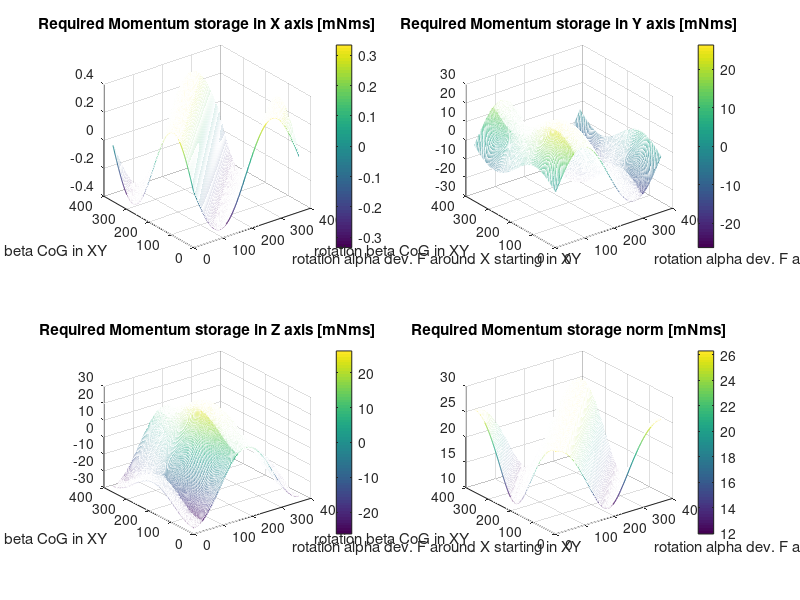
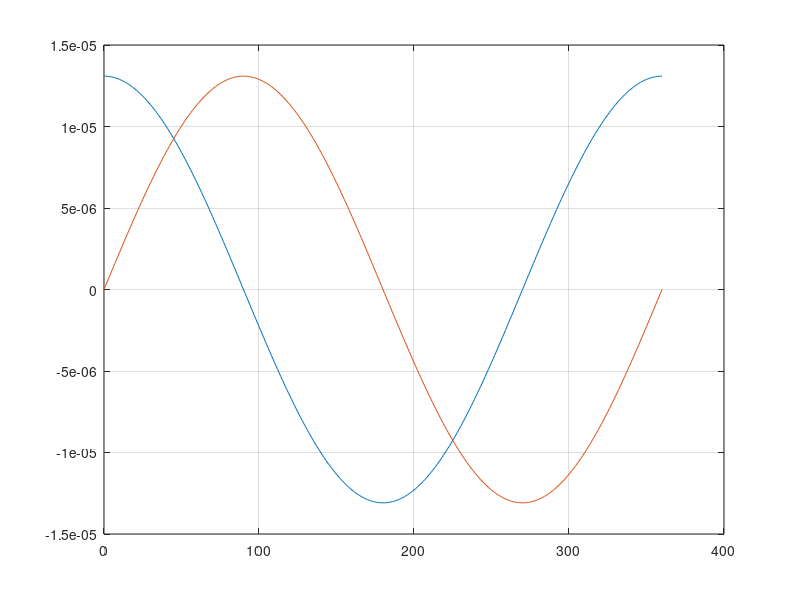
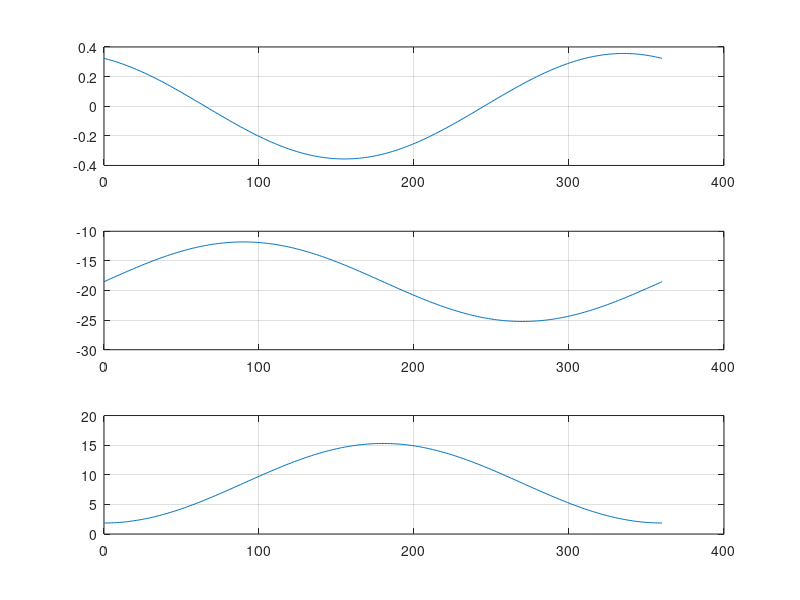
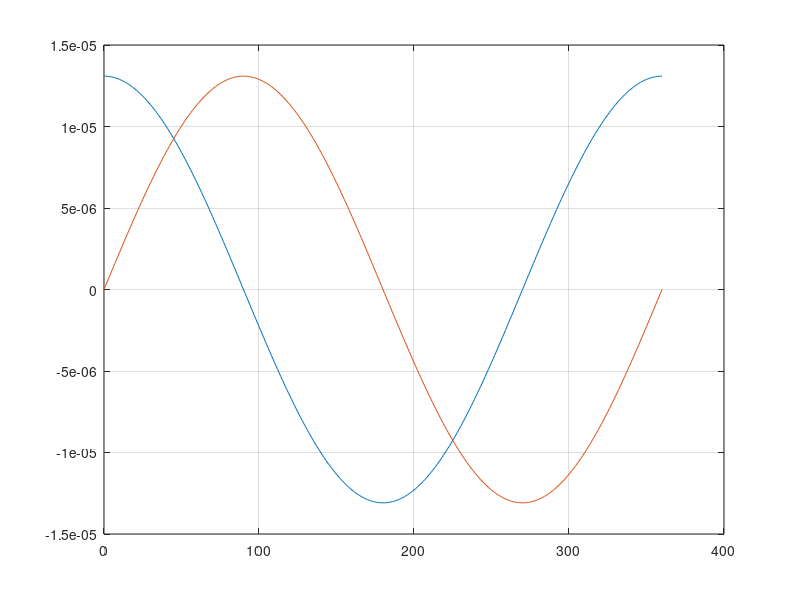

MATLAB code to generate these figures, in order:
clear

d=pi/180;
Time= 50 * 60; %50 minutes

d_alpha=3*pi/180;
a=0:d_alpha:2*pi;

x=0;
y=0.00381;
z=0.00823;

% y=0.0041;
% z=0.0085;
% 
% a=0;

MMSx=(cos(a)*sin(d)*z-sin(a)*sin(d)*y)*Time*0.75;
MMSy=(sin(a)*sin(d)*0.171-cos(d)*z)*Time*0.75;
MMSz=(cos(d)*y-cos(a)*sin(d)*0.171)*Time*0.75;

figure()
set(gcf,'color','w');
    subplot(3,1,1)
    plot(a*180/pi,MMSx);
    grid on
    subplot(3,1,2)
    plot(a*180/pi,MMSy);
    grid on
    subplot(3,1,3)
    plot(a*180/pi,MMSz);
    grid on
    
%% Calc 2
clear

d=pi/180;           %deviation in rads of the thruster wrt to x axis in plane XY
Time= 50 * 60;      %time in seconds (50 minutes)

%the deviation is of d=1 degree
F=0.75*[cos(d);sin(d);0]*1e-3;
y=3.81;             %Distance from the geometric center y axis in mm
z=8.23;             %Distance from the geometric center z axis in mm
D=[171;y;z]/1e3;    %Distance from the geometric center in m

%the rotation of a degrees the force around x axis 
step_angle=1;
a=0;F_rot=[0;0;0];MMS=[0;0;0];
for i=1:360/step_angle+1
    alpha=step_angle*(i-1)*pi/180;
    a(i)=alpha*180/pi;
    R=[ 1    0            0;...
        0    cos(alpha)  -sin(alpha);...
        0    sin(alpha)   cos(alpha)];
F_rot(:,i)=R*F;
MMS(:,i)=cross(F_rot(:,i),D)*1e3*Time;
end


figure()
set(gcf,'color','w');
plot(a,F_rot(2,:))
hold on
plot(a,F_rot(3,:))
%plot(a,F_rot(1,:))
grid on

MMSx=MMS(1,:);
MMSy=MMS(2,:);
MMSz=MMS(3,:);

figure()
set(gcf,'color','w');
    subplot(3,1,1)
    plot(a,MMSx);
    grid on
    subplot(3,1,2)
    plot(a,MMSy);
    grid on
    subplot(3,1,3)
    plot(a,MMSz);
    grid on

    
    %% Calc maximum momentum 3 new for SCA
clear

d=pi/180;           %deviation in rads of the thruster wrt to x axis, this is the initial in plane xy
Time= 50 * 60;      %time of thrust in seconds (50 minutes)

%the deviation is of d=1 degree
F=0.75*[cos(d);sin(d);0]*1e-3;  %F in [N] 
x_cog=0;        %Distance of CoG from the geometric center x axis in mm
y_cog=3.81;     %Distance of CoG from the geometric center y axis in mm
z_cog=8.23;     %Distance of CoG from the geometric center z axis in mm
x_th=171;       %Position x of point of thrust
y_th=0;         %Position y of point of thrust
z_th=0;         %Position z of point of thrust

%D=[171;y;z]/1e3;    %Distance from the geometric center in m
D=[x_th-x_cog;y_th-y_cog;z_th-z_cog]/1e3;    %Distance from the geometric center in m

%the rotation of a degrees the force around x axis 
step_angle=1;
a=0;F_rot=[0;0;0];MMS=[0;0;0];      %initialize variables
for i=1:360/step_angle+1
    alpha=step_angle*(i-1)*pi/180;
    a(i)=alpha*180/pi;
    R=[ 1    0            0;...
        0    cos(alpha)  -sin(alpha);...
        0    sin(alpha)   cos(alpha)];
F_rot(:,i)=R*F;
MMS(:,i)=cross(F_rot(:,i),D)*1e3*Time;
end

%plot the force as a function of the rotation of the angle a around x axis
figure()
set(gcf,'color','w');
plot(a,F_rot(2,:))
hold on
plot(a,F_rot(3,:))
%plot(a,F_rot(1,:))
grid on


%now plot momentum storage
MMSx=MMS(1,:);
MMSy=MMS(2,:);
MMSz=MMS(3,:);

figure()
set(gcf,'color','w');
    title('Momentum storage in each axis')    
    subplot(3,1,1)
    plot(a,MMSx);
    ylabel('Momentum storage in X')
    xlabel('Angle rotation')
    grid on
    subplot(3,1,2)
    plot(a,MMSy);
    ylabel('Momentum storage in Y')
    xlabel('Angle rotation')
    grid on
    subplot(3,1,3)
    plot(a,MMSz);
    ylabel('Momentum storage in Z')
    xlabel('Angle rotation')
    grid on
    
%% distance of CoG to Thruster point (not useful) just +-1mm in CoG
clear

x_cog=0;        %Distance of CoG from the geometric center x axis in mm
%y_cog=3.81;     %Distance of CoG from the geometric center y axis in mm
y_cog=5;     %Distance of CoG from the geometric center y axis in mm
%z_cog=8.23;     %Distance of CoG from the geometric center z axis in mm
z_cog=5;     %Distance of CoG from the geometric center z axis in mm
x_th=0;       %Position x of point of thrust
y_th=-1;         %Position y of point of thrust
z_th=-1;         %Position z of point of thrust
steps=100;       %in milimeter
sep=2/(steps-1);

for i=1:steps
    for j=1:steps
        D=[x_th-x_cog;y_th(i)-y_cog;z_th(j)-z_cog];    %Distance from the geometric center in m
        dist(i,j)=norm(D);
        z_th(j+1)=sep+z_th(j);
    end
    y_th(i+1)=sep+y_th(i);
end
% D=[x_th-x_cog;y_th(i+1)-y_cog;z_th(i+1)-z_cog]; 
% dist(i+1,i+1)=norm(D);

figure()
    mesh(y_th(1:steps), z_th(1:steps), dist)
    %set(gca,'XTick',[0:30:90]);
    %set(gca,'YTick',[0:30:180]);
    title('Aerodynamic torque profile')
    ylabel('Y [mm]')
    xlabel('X [mm]')
    zlabel('Distance [mm]')
    colorbar
    
%% now varying two angles
clear

d=pi/180;           %deviation in rads of the thruster wrt to x axis, this is the initial in plane xy
Time= 50 * 60;      %time of thrust in seconds (50 minutes)

%the deviation is of d=1 degree
F=0.75*[cos(d);sin(d);0]*1e-3;  %F in [N] 
x_cog=0;        %Distance of CoG from the geometric center x axis in mm
% y_cog=3.81;     %Distance of CoG from the geometric center y axis in mm
% z_cog=8.23;     %Distance of CoG from the geometric center z axis in mm
x_th=183;       %Position x of point of thrust
y_th=0;         %Position y of point of thrust
z_th=0;         %Position z of point of thrust

%D=[171;y;z]/1e3;    %Distance from the geometric center in m
%D=[x_th-x_cog;y_th-y_cog;z_th-z_cog]/1e3;    %Distance from the geometric center in m

%the rotation of a degrees the force around x axis 
step_angle=1;
a=0;F_rot=[0;0;0];
%MMS=[0;0;0];      %initialize variables
r=8.5;            %radius of circle around YZ plane where the CoG lies

for j=1:360/step_angle+1
    beta=step_angle*(j-1)*pi/180;
    b(j)=beta*180/pi;
    y_cog=r*cos(beta);
    z_cog=r*sin(beta);
    D=[x_th-x_cog;y_th-y_cog;z_th-z_cog]/1e3;    %Distance from the geometric center in m
    
    for i=1:360/step_angle+1    %rotate F around x axis
        alpha=step_angle*(i-1)*pi/180;
        a(i)=alpha*180/pi;
        R=[ 1    0            0;...
            0    cos(alpha)  -sin(alpha);...
            0    sin(alpha)   cos(alpha)];
        F_rot(:,i)=R*F;
        %MMS(i,j,:)=cross(F_rot(:,i),D)*1e3*Time;
        Mom_vec=cross(F_rot(:,i),D)*1e3*Time;   %momentum storage in mNms
        Mom_norm=norm(Mom_vec);
        MMS(i,j,1:3)=Mom_vec;
        MMS(i,j,4)=Mom_norm;
    end
end

%plot the force as a function of the rotation of the angle a around x axis
% figure()
% set(gcf,'color','w');
% plot(a,F_rot(2,:))
% hold on
% plot(a,F_rot(3,:))
% %plot(a,F_rot(1,:))
% grid on


%now plot momentum storage
MMSx=MMS(:,:,1);
MMSy=MMS(:,:,2);
MMSz=MMS(:,:,3);
MMSnorm=MMS(:,:,4);

figure(1)
set(gcf,'color','w');
    subplot(2,2,1)
        mesh(a,b,MMSx);
        ylabel('rotation beta CoG in XY')
        xlabel('rotation alpha dev. F around X starting in XY')
        grid on
        title('Required Momentum storage in X axis [mNms]') 
        colorbar
    subplot(2,2,2)
        mesh(a,b,MMSy);
        ylabel('rotation beta CoG in XY')
        xlabel('rotation alpha dev. F around X starting in XY')
        grid on
        title('Required Momentum storage in Y axis [mNms]')   
        colorbar
    subplot(2,2,3)
        mesh(a,b,MMSz);
        ylabel('rotation beta CoG in XY')
        xlabel('rotation alpha dev. F around X starting in XY')
        grid on
        title('Required Momentum storage in Z axis [mNms]')   
        colorbar
    subplot(2,2,4)
        mesh(a,b,MMSnorm);
        ylabel('rotation beta CoG in XY')
        xlabel('rotation alpha dev. F around X starting in XY')
        grid on
        title('Required Momentum storage norm [mNms]') 
        colorbar
        
% max (MMSy,[],'all')        
% max (MMSz,[],'all')
% max (MMSnorm,[],'all')
%we know that MMS for each wheel is 16.2 mNms,for RWA is 
%1.79*16.2   % =28.998 mNms in each axis 
%taking a 10% margin
%Max mom storage in each axis = 26.3618 mNms
%this is achieved with r<7.5mm, rounding to r=7
%then substracting the 1mm of error in point of thrust:
%r=6mm 
%this is the maximum distance of the CoG from the Geometric Center. in Y-Z